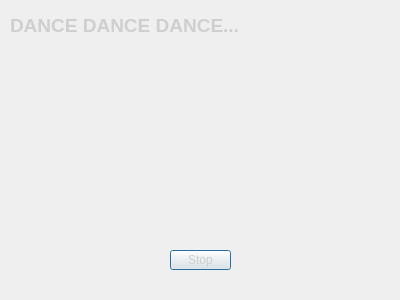
<?xml version="1.0" encoding="UTF-8"?>
<ui version="4.0">
 <class>Dancing</class>
 <widget class="QDialog" name="Dancing">
  <property name="geometry">
   <rect>
    <x>0</x>
    <y>0</y>
    <width>400</width>
    <height>300</height>
   </rect>
  </property>
  <property name="windowTitle">
   <string>Dialog</string>
  </property>
  <property name="styleSheet">
   <string notr="true">background-image: url(:/StartWindow/Design/Фон/Dancing.png);</string>
  </property>
  <widget class="QLabel" name="label">
   <property name="geometry">
    <rect>
     <x>10</x>
     <y>10</y>
     <width>241</width>
     <height>31</height>
    </rect>
   </property>
   <property name="styleSheet">
    <string notr="true">font: 25 8pt &quot;Cascadia Code Light&quot;;
</string>
   </property>
   <property name="text">
    <string>&lt;html&gt;&lt;head/&gt;&lt;body&gt;&lt;p&gt;&lt;span style=&quot; font-size:14pt; font-weight:600; color:#cfcfcf;&quot;&gt;DANCE DANCE DANCE...&lt;/span&gt;&lt;/p&gt;&lt;/body&gt;&lt;/html&gt;</string>
   </property>
  </widget>
  <widget class="QPushButton" name="pushButton">
   <property name="geometry">
    <rect>
     <x>170</x>
     <y>250</y>
     <width>61</width>
     <height>20</height>
    </rect>
   </property>
   <property name="styleSheet">
    <string notr="true">color: rgb(207, 207, 207);
font: 75 12pt &quot;Cascadia Code Light&quot;;</string>
   </property>
   <property name="text">
    <string>Stop</string>
   </property>
  </widget>
 </widget>
 <resources/>
 <connections/>
</ui>
